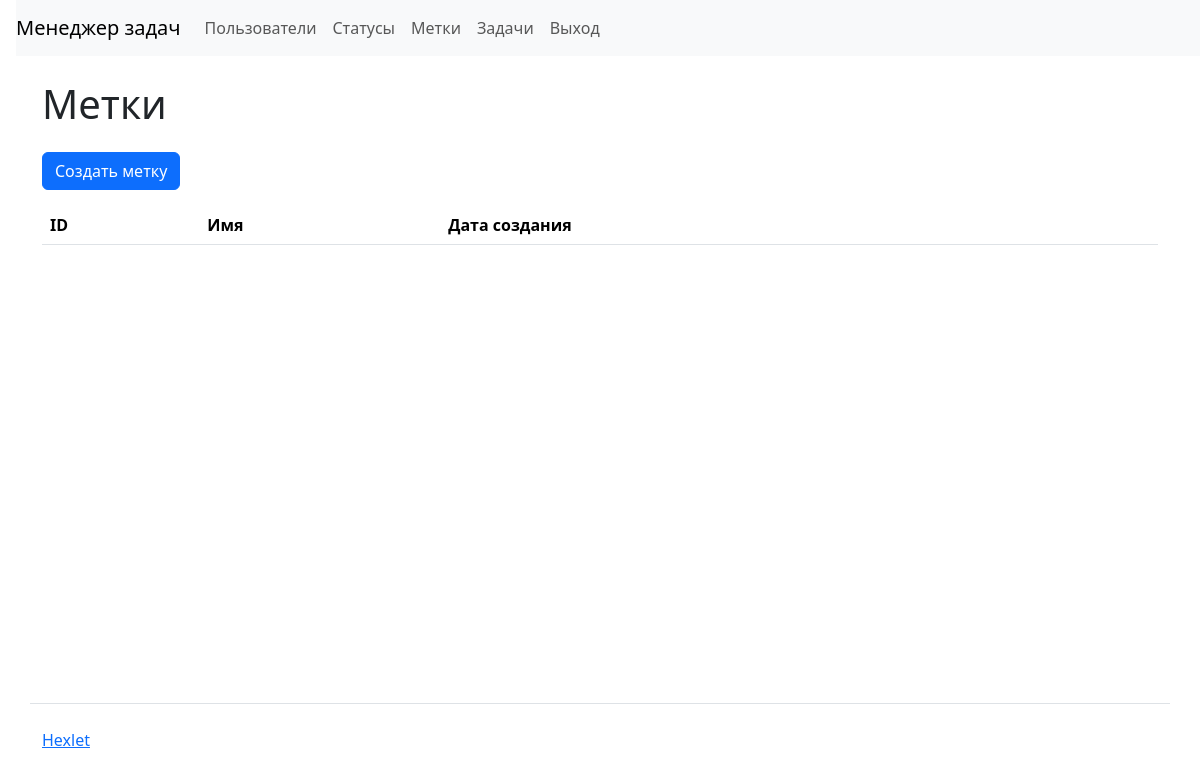
The app's page /labels/ (signed in), older data.
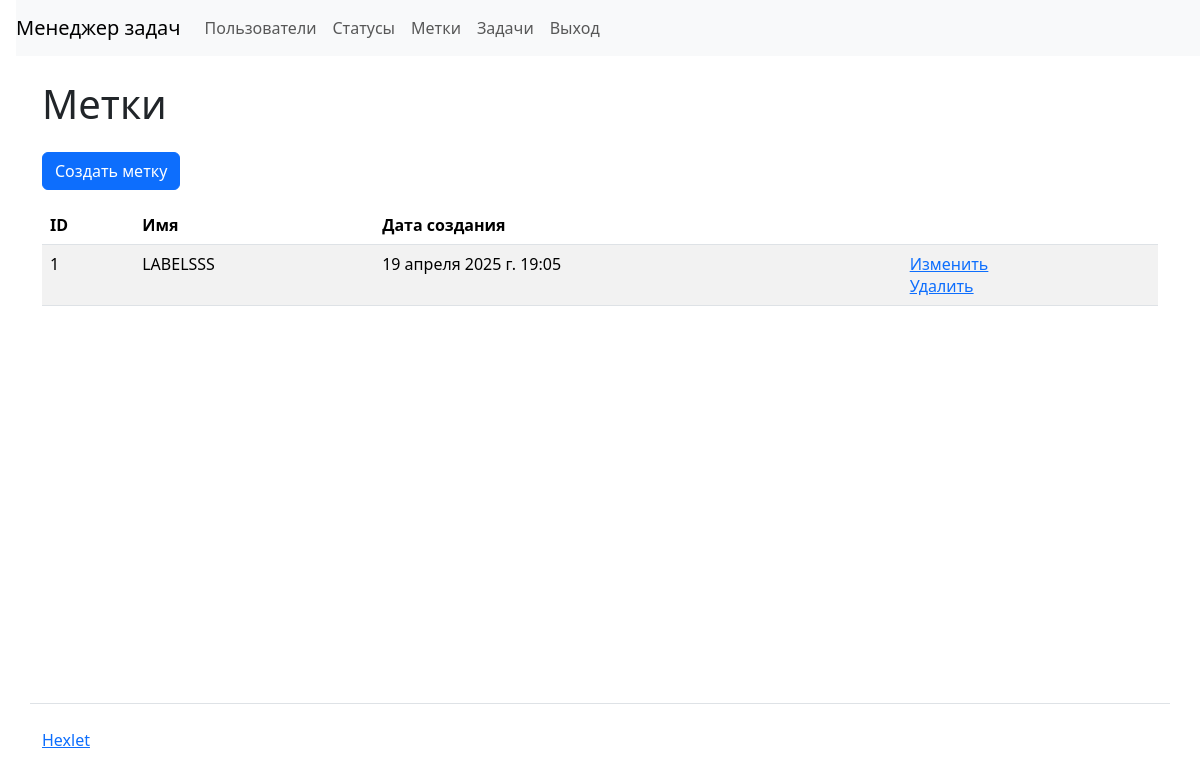
The same page, newer data.
### task_manager/labels/models.py (models this page shows, shortened)
class Label(models.Model):
    name = models.CharField(
        verbose_name=_("Name"),
        max_length=150,
        unique=True
    )
    created_at = models.DateTimeField(
        verbose_name=_("Creation date"),
        auto_now_add=True
    )
    class Meta:
        verbose_name = _("Label")
        verbose_name_plural = _("Labels")

### task_manager/labels/views.py (the view)
# urls.py: path('', views.LabelsListView.as_view(), name='labels'),
class LabelsListView(CustomLoginMixin, ListView):
    model = Label
    template_name = "labels/labels.html"
    context_object_name = "labels"

### task_manager/mixins.py (called while the page is built)
    def dispatch(self, request, *args, **kwargs):
        if not request.user.is_authenticated:
            message = _("You are not authorized! Please log in")
            messages.error(request, message)
            return redirect(self.login_url)
        return super().dispatch(request, *args, **kwargs)

### task_manager/templates/labels/labels.html
{% extends "base.html" %}
{% load i18n %}
    {% block content %}
  <main>
    <h1 class="my-4">{% translate "Labels" %}</h1>
    <a class="btn btn-primary mb-3" href="/labels/create/">{% translate "Create label" %}</a>
    <table class="table table-striped">
      <thead>
        <tr>
          <th>ID</th>
          <th>{% translate "Name" %}</th>
          <th>{% translate "Create date" %}</th>
          <th></th>
        </tr>
      </thead>
      <tbody>
        {% for label in labels %}
          <tr>
            <td>{{ label.id }}</td>
            <td>{{ label.name }}</td>
            <td>{{ label.created_at }}</td>
            <td>
              <a href="{% url 'label_update' label.id %}">{% translate "Change" %}</a>
              <br>
              <a href="{% url 'label_delete' label.id %}">{% translate "Delete" %}</a>
            </td>
          </tr>
        {% endfor %}
      </tbody>
    </table>
  </main>
    {% endblock %}

Row changes from the older to the newer data that the page shows:
added Label: id "1", name "LABELSSS", created_at "19 апреля 2025 г. 19:05"
